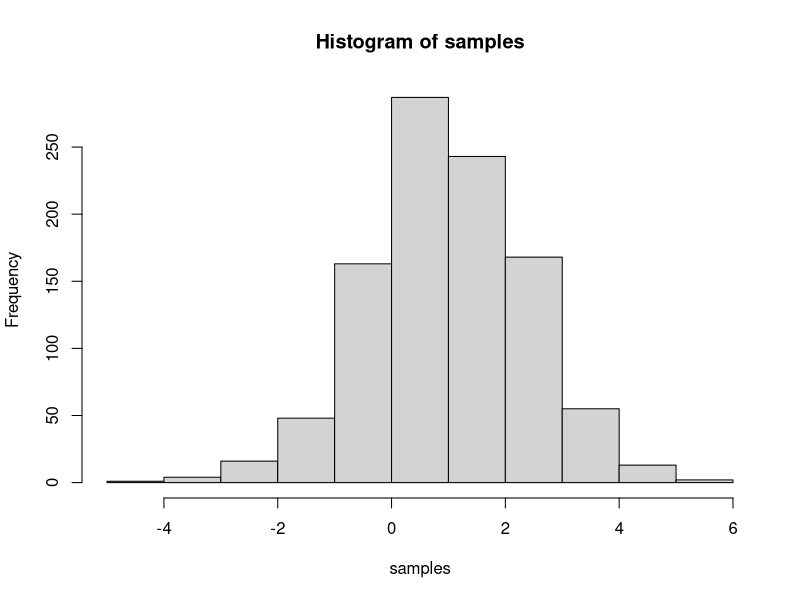
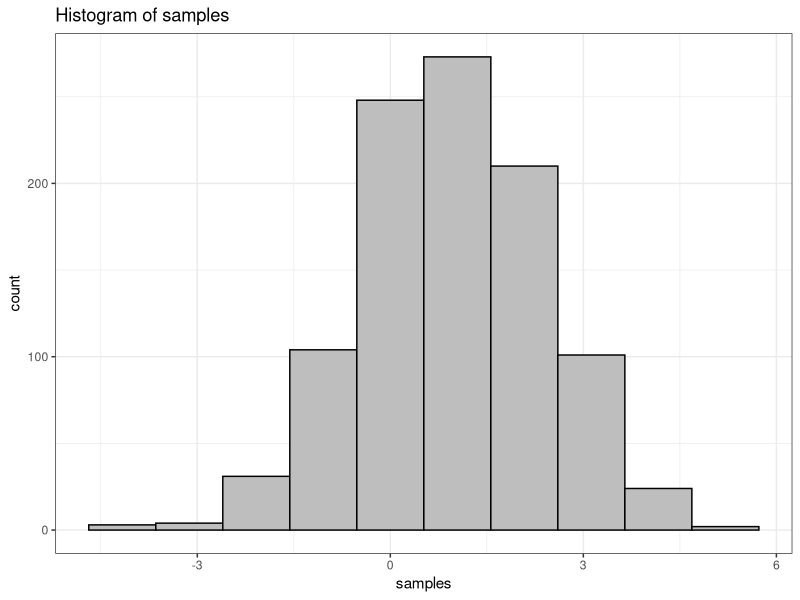
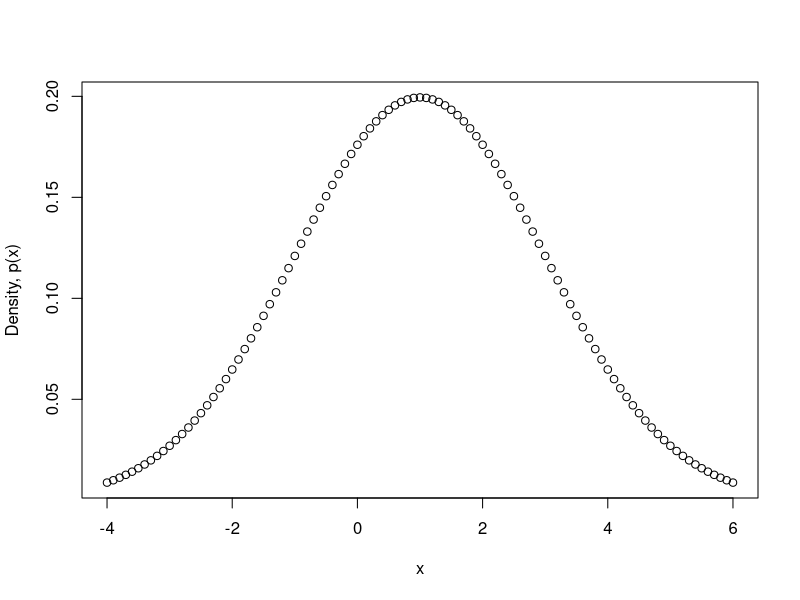
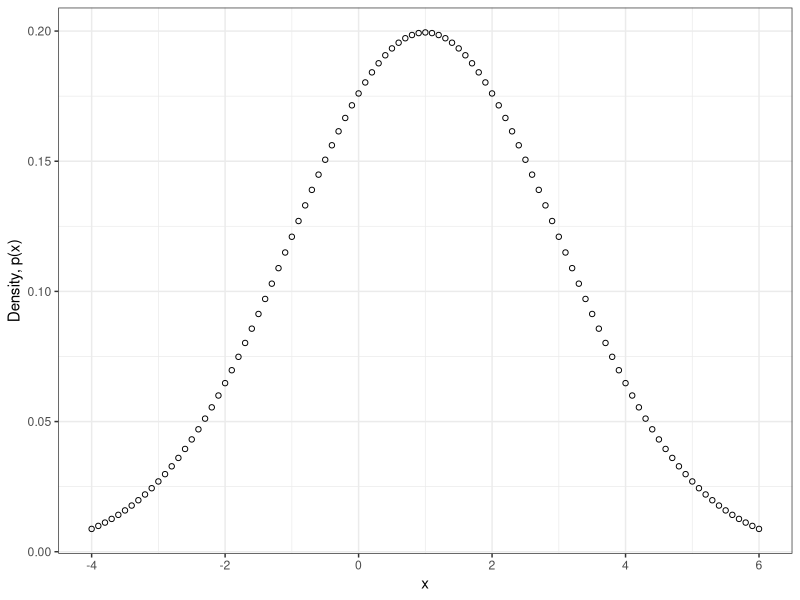
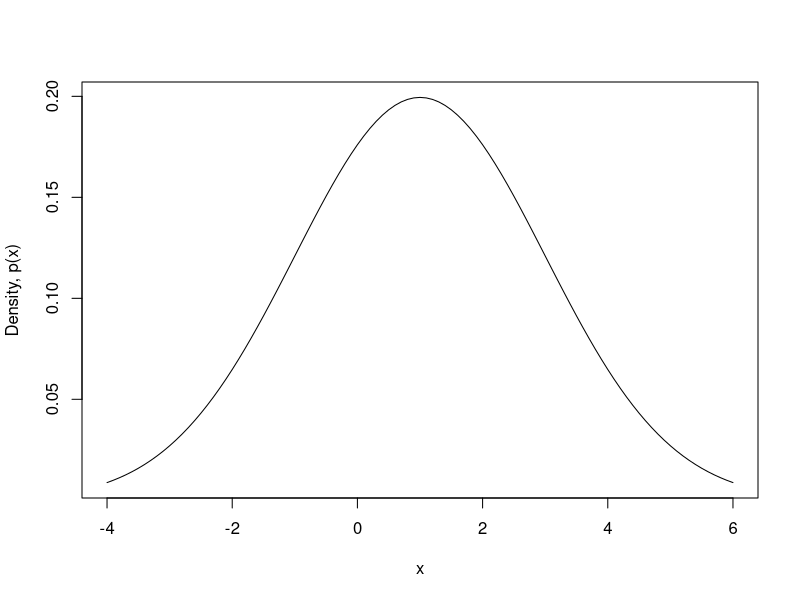
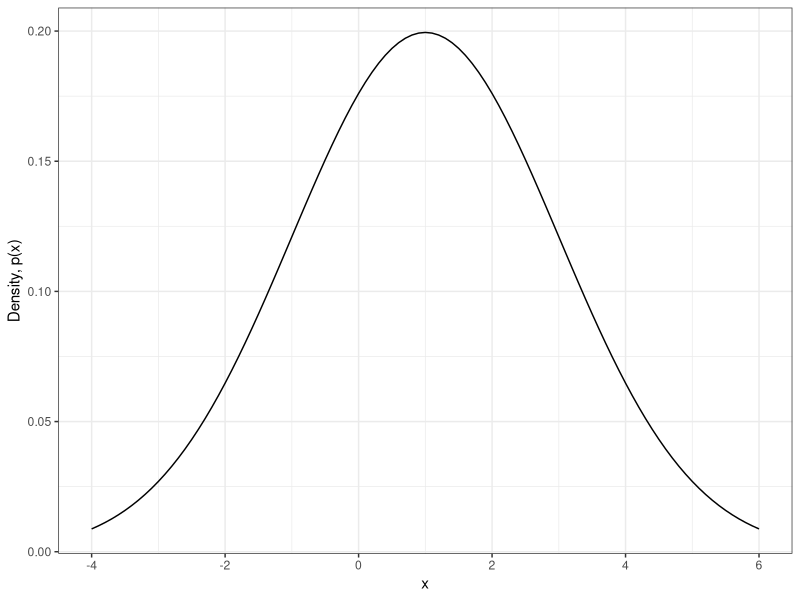
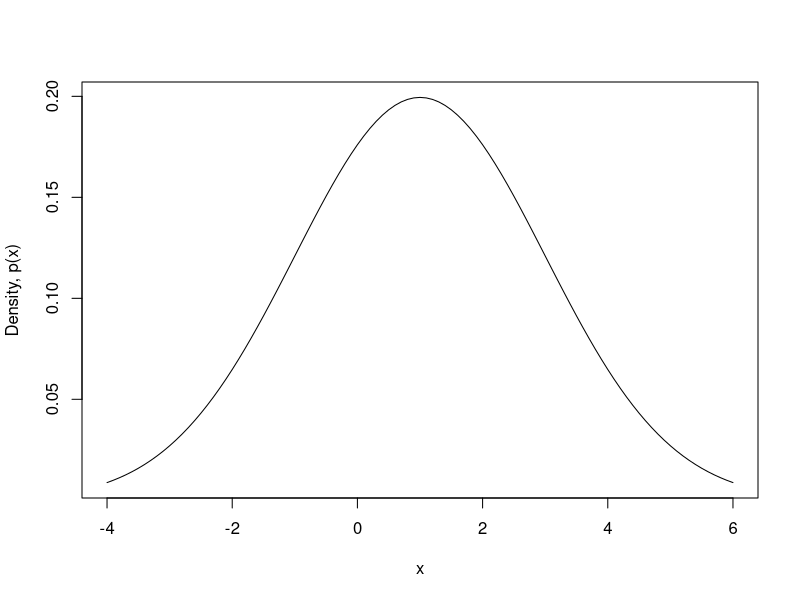
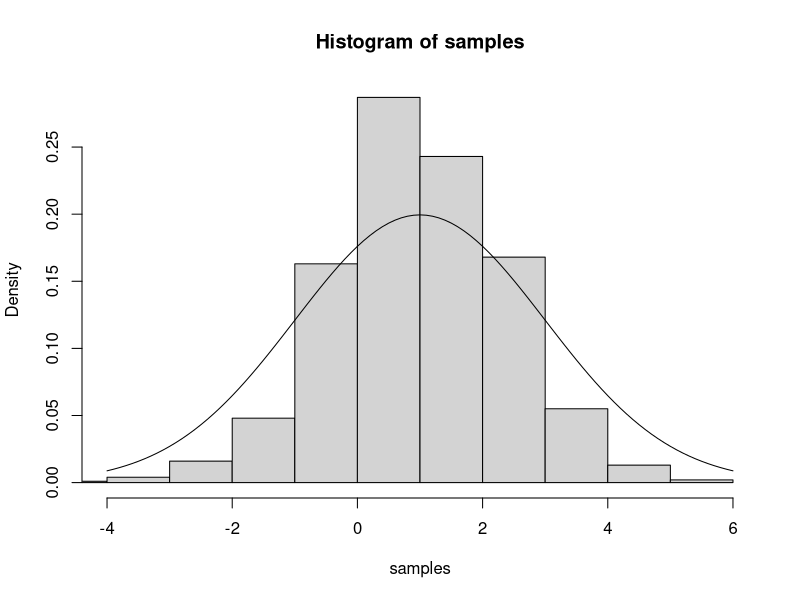

Here is the R script that generated these plots, in order:
## ---- chunk 1
knitr::opts_chunk$set(echo = TRUE)
library(ggplot2)
## ---- chunk 2
craigslist <- read.csv("craigslist.csv", 
                       header = TRUE, stringsAsFactors = FALSE)
#Check to see if everything looks as expected:
head(craigslist)


one.bedrooms <- craigslist[craigslist$brs == 1,]
## ---- chunk 3
?Distributions
## ---- chunk 4
dnorm(0, mean = 1, sd = sqrt(2))
# Notice here the parameter in dnorm is sd,
# which represents the standard deviation (sigma instead of sigma^2). 
## ---- chunk 5
probs <- pnorm(1, mean = 1, sd = sqrt(2))
probs
## ---- chunk 6
qtl <- qnorm(0.5, mean = 1, sd = sqrt(2))
qtl
## ---- chunk 7
# generate 1000 samples from Normal(1, 2) distribution.
samples <- rnorm(n= 1000, mean = 1, sd = sqrt(2))
# plot the histogram
hist(samples)

## ---- chunk 8
class(craigslist)
class(samples)
sample_df = data.frame(sample = samples)
ggplot(sample_df, aes(x = samples)) +
  geom_histogram(bins = 10, 
                 fill = 'grey', # fill in color
                 color = 'black') + # border color
  theme_bw() +
  labs(title = 'Histogram of samples')
## ---- chunk 9
# create a vector, spaced by 0.1
x <- seq(from = -4, to = 6, by = 0.1)
# calculate their densities
x.dens <- dnorm(x, mean = 1, sd = 2)
## ---- chunk 10
# plot the line
plot(x, x.dens, ylab="Density, p(x)")
## ---- chunk 11
x_df = data.frame(x = x, x.dens = x.dens)
ggplot(x_df, aes(x, x.dens)) +
  geom_point(shape = 1) +
  labs(y = 'Density, p(x)') +
  theme_bw()
## ---- chunk 12
# plot the line
plot(x, x.dens,type="l", ylab="Density, p(x)",xlim=c(-4,6))
## ---- chunk 13
ggplot(x_df, aes(x, x.dens)) +
  geom_line() +
  labs(y = 'Density, p(x)') +
  theme_bw()
## ---- chunk 14
# plot the line
curve(dnorm(x, mean = 1, sd = 2),from=-4,to=6, 
      ylab="Density, p(x)")
## ---- chunk 15
hist(samples, freq=FALSE,xlim=c(-4,6))
curve(dnorm(x, mean = 1, sd = 2),
      ylab="Density, p(x)", add=TRUE)

## ---- chunk 16
ggplot(sample_df, aes(samples, y = ..density..)) +
  geom_histogram(bins = 10, fill = 'grey', color = 'black') +
  geom_line(aes(x = x, y = x.dens),data = x_df) +
  labs(y = 'Density, p(x)', title = 'Histogram of samples') +
  theme_bw()
## ---- chunk 17
# insert code here

## ---- chunk 18
# insert code here save 


## ---- chunk 19
set.seed(201728)
sample(x = 1:5, size = 3) # after calling this function, the seed will be updated
sample(x = 1:5, size = 3) # the seed has changed thus we would get a different number
set.seed(201728) # set the seed back to 201728
sample(x = 1:5, size = 3)
## ---- chunk 20
set.seed(20170126)
rnorm(5, mean = 0, sd = 1)
rnorm(5, mean = 0, sd = 1)
set.seed(20170126)
rnorm(5, mean = 0, sd = 1)
## ---- chunk 21

dice <- c(1,2,3,4,5,6)  ## Setting up the die

sample(dice,1) ### A single roll of the draw

B = 10 ##Number of rolls

replicate(B, sample(dice,1))  ## Getting the outcomes for 10 rolls of a die

## ---- chunk 22
#insert code here

## ---- chunk 23
#insert code here


## ---- chunk 24
#insert code here

#Mean100Draws = 

## ---- chunk 25
#insert code here


## ---- chunk 26


## ---- chunk 27
tapply(craigslist$price, craigslist$location, median)
## ---- chunk 28
tapply(craigslist$price, craigslist$location, function(x){mean(x < 2000)})
## ---- chunk 29
# insert code here save the precentage of one bedrooms by cites as
# 'pct.1b'
## ---- chunk 30
# insert code here save the median of one bedrooms by cites as
# 'med.ib'
## ---- chunk 31
prop = c(0.4, 0.4, 0.2)
samples = c()
for (city in unique(craigslist$location)){
  for (b in 1:3){
    samples = c(samples, sample(which(craigslist$brs == b & craigslist$location == city), prop[b]*60))
  }
}
craigslist.srs <- craigslist[samples, ]
## ---- chunk 32
tapply(craigslist.srs$price, craigslist.srs$location, median)
## ---- chunk 33
tapply(craigslist.srs$price, craigslist.srs$location, function(x){mean(x < 2000)})
